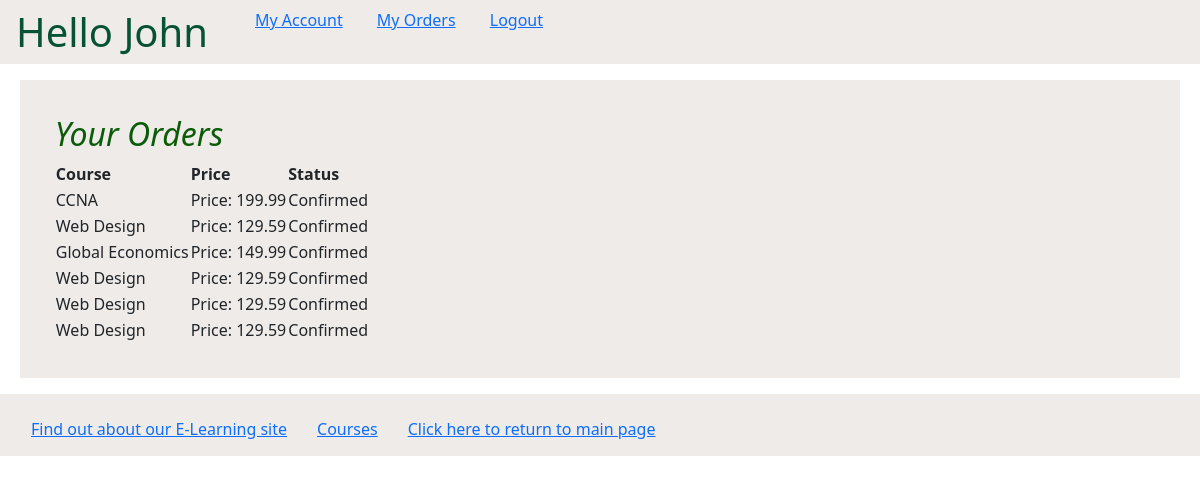
The page /myapp/myorders/ (signed in) on the database its author committed.
### myapp/models.py (models this page shows, shortened)
class Order(models.Model):
    ORDER_CHOICES = [(0, 'Cancelled'), (1, 'Order Confirmed')]
    course = models.ForeignKey(Course, on_delete=models.CASCADE, )
    student = models.ForeignKey(Student, on_delete=models.CASCADE)
    levels = models.PositiveIntegerField()
    order_status = models.IntegerField(choices=ORDER_CHOICES, default=1)
    order_date = models.DateField(default=django.utils.timezone.now())

class Course(models.Model):
    topic = models.ForeignKey(Topic, related_name='courses', on_delete=models.CASCADE)
    name = models.CharField(max_length=200)
    price = models.DecimalField(max_digits=10, decimal_places=2, validators=[validateprice])
    for_everyone = models.BooleanField(default=True)
    description = models.TextField(max_length=300, null=True, blank=True)
    interested = models.PositiveIntegerField(default=0)
    stages = models.PositiveIntegerField(default=3)

### myapp/views.py (the view)
# urls.py: path(r'myorders/', views.myorders, name='myorders'),
@login_required
def myorders(request):
    students = Student.objects.filter(pk=request.user.id)
    if len(students) == 1:
        orders = Order.objects.all().filter(student_id=request.user.id)
        return render(request, 'myapp/myorders.html', {'student': students[0], 'orders': orders})
    else:
        return render(request, 'myapp/myorders.html')

### templates/myapp/myorders.html
{% extends 'myapp/base.html' %}
{% block body_block %}
    <div style="background-color: #efebe9; padding: 3%;">
{% if student %}
        {% if orders %}
            {% if orders|length > 0 %}
                <h2> Your Orders</h2>
                <table>
                    <thead>
                        <tr>
                          <th scope="col">Course</th>
                          <th scope="col">Price</th>
                          <th scope="col">Status</th>
                        </tr>
                    </thead>
                    <tbody>
                    {% for order in orders %}
                        <tr>
                        <td>{{ order.course.name }}</td>
                        <td>Price: {{ order.course.price }}</td>
                        {% if order.order_status == 1 %}
                            <td>Confirmed </td>
                        {% else %}
                            <td>Cancelled </td>
                        {% endif %}
                        </tr>
                    {% endfor %}
                    </tbody>
                </table>
                {% endif %}
            {% else %}
                <div class="mx-3 lead"><strong>No Order Placed</strong></div>
        {% endif %}
    {% else %}
        <strong> You are not a registered student!!</strong>
    {% endif %}
    </div>
{% endblock %}

### templates/myapp/base.html (shortened to what this page needs)
<!DOCTYPE html>
{% load static %}
<html>
  <head>
    <link
      rel="stylesheet"
      type="text/css"
      href="{% static 'myapp/style.css' %}"
    />
  <link href="https://cdn.jsdelivr.net/npm/bootstrap@5.2.0/dist/css/bootstrap.min.css" rel="stylesheet">
  </head>
  <body>
    <nav class="navbar navbar-light navbar-expand-lg px-3 pb-0" style="background-color: #efebe9;">
          <div class="collapse navbar-collapse" id="navbarNav">
          <ul class="navbar-nav">
               <li class="nav-item active" style="font-weight: bold">
          <h1 style="    text-align: center;">{% block myhdg %}Hello {{ request.user.first_name }}{% endblock %}</h1>
               </li>
        {% if request.user.is_authenticated %}
            <ul>
             <li class="hbar1 "><a href = "{% url 'myapp:myaccount' %}">My Account</a></li>
            <li class="hbar1"><a href = "{% url 'myapp:myorders' %}">My Orders</a></li>
            <li class="hbar1"><a href = "{% url 'myapp:user_logout' %}">Logout</a></li>
            </ul>
      {% else %}
            <div>
                <li class="hbar1"><a href = "{% url 'myapp:user_login' %}">Login</a></li>
            <li class="hbar1"><a href = "{% url 'myapp:registerstudent' %}">Register</a></li>
            </div>
      {% endif %}
          </ul>
          </div></nav>
    <div class="lg-3 md-5 sm-6 mx-1 p-3">{% block body_block %}*** {% endblock %}</div>
{% if request.user.is_authenticated %}
    <div><nav class="navbar navbar-light navbar-expand-lg px-3 pb-0" style="background-color: #efebe9;">
        <div class="collapse navbar-collapse" id="navbarNav">
        <ul class="navbar-nav">
        <li class="hbar1">
          <a href="/myapp/about/">Find out about our E-Learning site</a>
        </li>
          <li class="hbar1">
          <a href="{% url 'myapp:courses' %}">Courses</a>
        </li>
        <li class="hbar1">
          <a href="{% url 'myapp:index' %}">Click here to return to main page</a
          ><br />
        </li>
      </ul>
        </div></nav>
    </div>
  {% endif %}
  </body>
</html>

### myapp/static/myapp/style.css (style rules this page uses)
.hbar1 { display:inline; margin:15px; }
body { background-color: rgb(167, 193, 182); color: rgb(86 27 139); }
h1 { font-size:50px; color:#065333; font-style:normal; }
h2 { font-size:20px; color:rgb(11, 92, 8); font-style:italic; }

### rows shown on the page
Order: course.name "CCNA", course.price "199.99", order_status "Confirmed"
Order: course.name "Web Design", course.price "129.59", order_status "Confirmed"
Order: course.name "Global Economics", course.price "149.99", order_status "Confirmed"
Order: course.name "Web Design", course.price "129.59", order_status "Confirmed"
Order: course.name "Web Design", course.price "129.59", order_status "Confirmed"
Order: course.name "Web Design", course.price "129.59", order_status "Confirmed"

### other values the page prints
{{ request.user.first_name }} "John"
